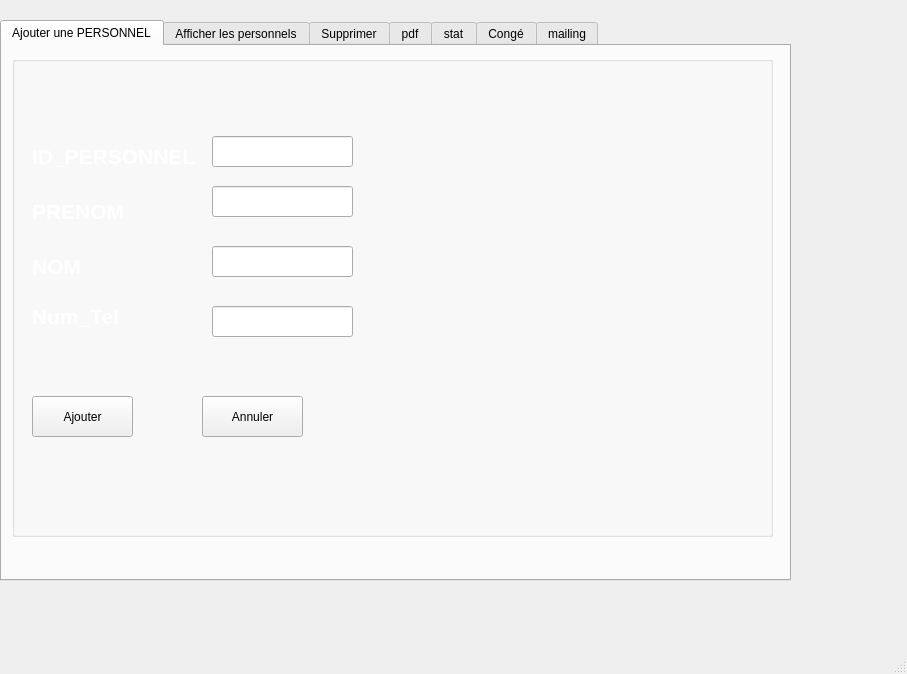
<?xml version="1.0" encoding="UTF-8"?>
<ui version="4.0">
 <class>MainWindow</class>
 <widget class="QMainWindow" name="MainWindow">
  <property name="geometry">
   <rect>
    <x>0</x>
    <y>0</y>
    <width>907</width>
    <height>674</height>
   </rect>
  </property>
  <property name="windowTitle">
   <string>MainWindow</string>
  </property>
  <widget class="QWidget" name="centralwidget">
   <widget class="QTabWidget" name="tabWidget">
    <property name="geometry">
     <rect>
      <x>0</x>
      <y>20</y>
      <width>791</width>
      <height>561</height>
     </rect>
    </property>
    <property name="styleSheet">
     <string notr="true">font: 75 12pt &quot;Roman&quot;;</string>
    </property>
    <property name="currentIndex">
     <number>0</number>
    </property>
    <widget class="QWidget" name="tab">
     <property name="mouseTracking">
      <bool>true</bool>
     </property>
     <attribute name="title">
      <string>Ajouter une PERSONNEL</string>
     </attribute>
     <widget class="QGroupBox" name="groupBox">
      <property name="geometry">
       <rect>
        <x>10</x>
        <y>10</y>
        <width>761</width>
        <height>481</height>
       </rect>
      </property>
      <property name="title">
       <string/>
      </property>
      <widget class="QLabel" name="background">
       <property name="geometry">
        <rect>
         <x>0</x>
         <y>0</y>
         <width>761</width>
         <height>481</height>
        </rect>
       </property>
       <property name="text">
        <string/>
       </property>
      </widget>
      <widget class="QPushButton" name="pushButton_Ajouter">
       <property name="geometry">
        <rect>
         <x>20</x>
         <y>340</y>
         <width>101</width>
         <height>41</height>
        </rect>
       </property>
       <property name="text">
        <string>Ajouter</string>
       </property>
       <property name="icon">
        <iconset resource="Bottons/botons.qrc">
         <normaloff>:/Ajouter.png</normaloff>:/Ajouter.png</iconset>
       </property>
      </widget>
      <widget class="QLabel" name="label_14">
       <property name="geometry">
        <rect>
         <x>20</x>
         <y>240</y>
         <width>121</width>
         <height>41</height>
        </rect>
       </property>
       <property name="text">
        <string>&lt;html&gt;&lt;head/&gt;&lt;body&gt;&lt;p&gt;&lt;span style=&quot; font-size:16pt; font-weight:600; color:#ffffff;&quot;&gt;Num_Tel&lt;/span&gt;&lt;/p&gt;&lt;/body&gt;&lt;/html&gt;</string>
       </property>
      </widget>
      <widget class="QLabel" name="label">
       <property name="geometry">
        <rect>
         <x>20</x>
         <y>80</y>
         <width>171</width>
         <height>41</height>
        </rect>
       </property>
       <property name="text">
        <string>&lt;html&gt;&lt;head/&gt;&lt;body&gt;&lt;p&gt;&lt;span style=&quot; font-size:16pt; font-weight:600; color:#ffffff;&quot;&gt;ID_PERSONNEL&lt;/span&gt;&lt;/p&gt;&lt;/body&gt;&lt;/html&gt;</string>
       </property>
      </widget>
      <widget class="QLineEdit" name="lineEdit_CAPACITE">
       <property name="geometry">
        <rect>
         <x>200</x>
         <y>190</y>
         <width>141</width>
         <height>31</height>
        </rect>
       </property>
      </widget>
      <widget class="QLineEdit" name="lineEdit_ID_AVION">
       <property name="enabled">
        <bool>true</bool>
       </property>
       <property name="geometry">
        <rect>
         <x>200</x>
         <y>80</y>
         <width>141</width>
         <height>31</height>
        </rect>
       </property>
      </widget>
      <widget class="QLineEdit" name="num_tel2">
       <property name="geometry">
        <rect>
         <x>200</x>
         <y>250</y>
         <width>141</width>
         <height>31</height>
        </rect>
       </property>
      </widget>
      <widget class="QLabel" name="label_10">
       <property name="geometry">
        <rect>
         <x>20</x>
         <y>130</y>
         <width>101</width>
         <height>51</height>
        </rect>
       </property>
       <property name="text">
        <string>&lt;html&gt;&lt;head/&gt;&lt;body&gt;&lt;p&gt;&lt;span style=&quot; font-size:16pt; font-weight:600; color:#ffffff;&quot;&gt;PRENOM&lt;/span&gt;&lt;/p&gt;&lt;/body&gt;&lt;/html&gt;</string>
       </property>
      </widget>
      <widget class="QLabel" name="label_12">
       <property name="geometry">
        <rect>
         <x>20</x>
         <y>190</y>
         <width>101</width>
         <height>41</height>
        </rect>
       </property>
       <property name="text">
        <string>&lt;html&gt;&lt;head/&gt;&lt;body&gt;&lt;p&gt;&lt;span style=&quot; font-size:16pt; font-weight:600; color:#ffffff;&quot;&gt;NOM&lt;/span&gt;&lt;/p&gt;&lt;/body&gt;&lt;/html&gt;</string>
       </property>
      </widget>
      <widget class="QPushButton" name="pushButton_Ajouter_2">
       <property name="geometry">
        <rect>
         <x>190</x>
         <y>340</y>
         <width>101</width>
         <height>41</height>
        </rect>
       </property>
       <property name="text">
        <string>Annuler</string>
       </property>
       <property name="icon">
        <iconset resource="Bottons/botons.qrc">
         <normaloff>:/Annuler.png</normaloff>:/Annuler.png</iconset>
       </property>
      </widget>
      <widget class="QLineEdit" name="lineEdit_TYPE">
       <property name="geometry">
        <rect>
         <x>200</x>
         <y>130</y>
         <width>141</width>
         <height>31</height>
        </rect>
       </property>
      </widget>
      <widget class="QLabel" name="logo1">
       <property name="geometry">
        <rect>
         <x>390</x>
         <y>80</y>
         <width>331</width>
         <height>211</height>
        </rect>
       </property>
       <property name="text">
        <string/>
       </property>
      </widget>
     </widget>
    </widget>
    <widget class="QWidget" name="tab_2">
     <attribute name="title">
      <string>Afficher les personnels</string>
     </attribute>
     <widget class="QLabel" name="background1">
      <property name="geometry">
       <rect>
        <x>0</x>
        <y>0</y>
        <width>791</width>
        <height>531</height>
       </rect>
      </property>
      <property name="text">
       <string/>
      </property>
     </widget>
     <widget class="QLabel" name="label_11">
      <property name="geometry">
       <rect>
        <x>420</x>
        <y>110</y>
        <width>111</width>
        <height>41</height>
       </rect>
      </property>
      <property name="text">
       <string>&lt;html&gt;&lt;head/&gt;&lt;body&gt;&lt;p&gt;&lt;span style=&quot; font-size:16pt; font-weight:600; color:#ffffff;&quot;&gt;prenom&lt;/span&gt;&lt;/p&gt;&lt;/body&gt;&lt;/html&gt;</string>
      </property>
     </widget>
     <widget class="QLineEdit" name="num_tel">
      <property name="geometry">
       <rect>
        <x>580</x>
        <y>220</y>
        <width>121</width>
        <height>31</height>
       </rect>
      </property>
     </widget>
     <widget class="QLineEdit" name="lineEdit_ID_AVION_2">
      <property name="geometry">
       <rect>
        <x>580</x>
        <y>70</y>
        <width>121</width>
        <height>31</height>
       </rect>
      </property>
     </widget>
     <widget class="QLineEdit" name="lineEdit_type">
      <property name="geometry">
       <rect>
        <x>580</x>
        <y>120</y>
        <width>121</width>
        <height>31</height>
       </rect>
      </property>
     </widget>
     <widget class="QPushButton" name="modifier">
      <property name="geometry">
       <rect>
        <x>450</x>
        <y>300</y>
        <width>121</width>
        <height>41</height>
       </rect>
      </property>
      <property name="text">
       <string>modifier</string>
      </property>
      <property name="icon">
       <iconset resource="Bottons/botons.qrc">
        <normaloff>:/Modifier.png</normaloff>:/Modifier.png</iconset>
      </property>
     </widget>
     <widget class="QTableView" name="tab_af">
      <property name="geometry">
       <rect>
        <x>20</x>
        <y>60</y>
        <width>311</width>
        <height>281</height>
       </rect>
      </property>
     </widget>
     <widget class="QComboBox" name="linecomboBox">
      <property name="geometry">
       <rect>
        <x>50</x>
        <y>400</y>
        <width>311</width>
        <height>30</height>
       </rect>
      </property>
      <property name="font">
       <font>
        <family>Roman</family>
        <pointsize>12</pointsize>
        <weight>9</weight>
        <italic>false</italic>
        <bold>false</bold>
       </font>
      </property>
      <item>
       <property name="text">
        <string>Trier Par :</string>
       </property>
      </item>
      <item>
       <property name="text">
        <string>ID_personnel (croissant)</string>
       </property>
      </item>
      <item>
       <property name="text">
        <string>ID_personnel (decroissant)</string>
       </property>
      </item>
      <item>
       <property name="text">
        <string>Nom (croissant)</string>
       </property>
      </item>
      <item>
       <property name="text">
        <string>Nom (decroissant)</string>
       </property>
      </item>
      <item>
       <property name="text">
        <string>Prenom (croissant)</string>
       </property>
      </item>
      <item>
       <property name="text">
        <string>Prenom (decroissant)</string>
       </property>
      </item>
      <item>
       <property name="text">
        <string>Num_Tel (croissant)</string>
       </property>
      </item>
      <item>
       <property name="text">
        <string>Num_Tel (decroissant)</string>
       </property>
      </item>
     </widget>
     <widget class="QPushButton" name="pushButton">
      <property name="geometry">
       <rect>
        <x>620</x>
        <y>390</y>
        <width>121</width>
        <height>31</height>
       </rect>
      </property>
      <property name="text">
       <string>Affiche</string>
      </property>
      <property name="icon">
       <iconset resource="Bottons/botons.qrc">
        <normaloff>:/Afficher.png</normaloff>:/Afficher.png</iconset>
      </property>
     </widget>
     <widget class="QLabel" name="label_6">
      <property name="geometry">
       <rect>
        <x>420</x>
        <y>70</y>
        <width>141</width>
        <height>31</height>
       </rect>
      </property>
      <property name="text">
       <string>&lt;html&gt;&lt;head/&gt;&lt;body&gt;&lt;p&gt;&lt;span style=&quot; font-size:16pt; font-weight:600; color:#ffffff;&quot;&gt;ID_personnel&lt;/span&gt;&lt;/p&gt;&lt;/body&gt;&lt;/html&gt;</string>
      </property>
     </widget>
     <widget class="QLabel" name="label_13">
      <property name="geometry">
       <rect>
        <x>420</x>
        <y>160</y>
        <width>121</width>
        <height>41</height>
       </rect>
      </property>
      <property name="text">
       <string>&lt;html&gt;&lt;head/&gt;&lt;body&gt;&lt;p&gt;&lt;span style=&quot; font-size:16pt; font-weight:600; color:#ffffff;&quot;&gt;nom&lt;/span&gt;&lt;/p&gt;&lt;/body&gt;&lt;/html&gt;</string>
      </property>
     </widget>
     <widget class="QLabel" name="label_7">
      <property name="geometry">
       <rect>
        <x>420</x>
        <y>210</y>
        <width>111</width>
        <height>51</height>
       </rect>
      </property>
      <property name="text">
       <string>&lt;html&gt;&lt;head/&gt;&lt;body&gt;&lt;p&gt;&lt;span style=&quot; font-size:16pt; font-weight:600; color:#ffffff;&quot;&gt;num tel&lt;/span&gt;&lt;/p&gt;&lt;/body&gt;&lt;/html&gt;</string>
      </property>
     </widget>
     <widget class="QLineEdit" name="lineEdit_capacite">
      <property name="geometry">
       <rect>
        <x>580</x>
        <y>170</y>
        <width>121</width>
        <height>31</height>
       </rect>
      </property>
     </widget>
     <widget class="QPushButton" name="pushButton_Ajouter_6">
      <property name="geometry">
       <rect>
        <x>610</x>
        <y>300</y>
        <width>121</width>
        <height>41</height>
       </rect>
      </property>
      <property name="text">
       <string>Annuler</string>
      </property>
      <property name="icon">
       <iconset resource="Bottons/botons.qrc">
        <normaloff>:/Annuler.png</normaloff>:/Annuler.png</iconset>
      </property>
     </widget>
    </widget>
    <widget class="QWidget" name="tab_3">
     <attribute name="title">
      <string>Supprimer</string>
     </attribute>
     <widget class="QLabel" name="background2">
      <property name="geometry">
       <rect>
        <x>0</x>
        <y>0</y>
        <width>791</width>
        <height>531</height>
       </rect>
      </property>
      <property name="text">
       <string/>
      </property>
     </widget>
     <widget class="QPushButton" name="pb_supprimer">
      <property name="geometry">
       <rect>
        <x>280</x>
        <y>280</y>
        <width>121</width>
        <height>41</height>
       </rect>
      </property>
      <property name="text">
       <string>Supprimer</string>
      </property>
      <property name="icon">
       <iconset resource="Bottons/botons.qrc">
        <normaloff>:/Supprimer.png</normaloff>:/Supprimer.png</iconset>
      </property>
     </widget>
     <widget class="QLabel" name="label_2">
      <property name="geometry">
       <rect>
        <x>180</x>
        <y>180</y>
        <width>171</width>
        <height>51</height>
       </rect>
      </property>
      <property name="text">
       <string>&lt;html&gt;&lt;head/&gt;&lt;body&gt;&lt;p&gt;&lt;span style=&quot; font-size:16pt; font-weight:600; color:#ffffff;&quot;&gt;ID personnel&lt;/span&gt;&lt;/p&gt;&lt;/body&gt;&lt;/html&gt;</string>
      </property>
     </widget>
     <widget class="QLineEdit" name="lineEdit_ID_AVION_3">
      <property name="geometry">
       <rect>
        <x>420</x>
        <y>190</y>
        <width>131</width>
        <height>31</height>
       </rect>
      </property>
     </widget>
     <widget class="QPushButton" name="pushButton_Ajouter_7">
      <property name="geometry">
       <rect>
        <x>460</x>
        <y>280</y>
        <width>111</width>
        <height>41</height>
       </rect>
      </property>
      <property name="text">
       <string>Annuler</string>
      </property>
      <property name="icon">
       <iconset resource="Bottons/botons.qrc">
        <normaloff>:/Annuler.png</normaloff>:/Annuler.png</iconset>
      </property>
     </widget>
    </widget>
    <widget class="QWidget" name="tab_6">
     <attribute name="title">
      <string>pdf</string>
     </attribute>
     <widget class="QLabel" name="background3">
      <property name="geometry">
       <rect>
        <x>0</x>
        <y>0</y>
        <width>791</width>
        <height>531</height>
       </rect>
      </property>
      <property name="text">
       <string/>
      </property>
     </widget>
     <widget class="QPushButton" name="pushButton_pdf">
      <property name="geometry">
       <rect>
        <x>650</x>
        <y>300</y>
        <width>111</width>
        <height>41</height>
       </rect>
      </property>
      <property name="text">
       <string>Imprimer</string>
      </property>
      <property name="icon">
       <iconset resource="Bottons/botons.qrc">
        <normaloff>:/Pdf.png</normaloff>:/Pdf.png</iconset>
      </property>
     </widget>
     <widget class="QLabel" name="label_8">
      <property name="geometry">
       <rect>
        <x>30</x>
        <y>69</y>
        <width>151</width>
        <height>31</height>
       </rect>
      </property>
      <property name="text">
       <string>&lt;html&gt;&lt;head/&gt;&lt;body&gt;&lt;p&gt;&lt;span style=&quot; font-size:16pt; font-weight:600; color:#ffffff;&quot;&gt;ID personnel&lt;/span&gt;&lt;/p&gt;&lt;/body&gt;&lt;/html&gt;</string>
      </property>
     </widget>
     <widget class="QTableView" name="tableView">
      <property name="geometry">
       <rect>
        <x>10</x>
        <y>150</y>
        <width>331</width>
        <height>371</height>
       </rect>
      </property>
     </widget>
     <widget class="QLineEdit" name="rechercher">
      <property name="geometry">
       <rect>
        <x>240</x>
        <y>69</y>
        <width>141</width>
        <height>31</height>
       </rect>
      </property>
     </widget>
     <widget class="QPushButton" name="pushButton_Ajouter_4">
      <property name="geometry">
       <rect>
        <x>650</x>
        <y>190</y>
        <width>111</width>
        <height>41</height>
       </rect>
      </property>
      <property name="text">
       <string>Annuler</string>
      </property>
      <property name="icon">
       <iconset resource="Bottons/botons.qrc">
        <normaloff>:/Annuler.png</normaloff>:/Annuler.png</iconset>
      </property>
     </widget>
     <widget class="QTextEdit" name="textEdit">
      <property name="geometry">
       <rect>
        <x>360</x>
        <y>150</y>
        <width>241</width>
        <height>371</height>
       </rect>
      </property>
     </widget>
    </widget>
    <widget class="QWidget" name="tab_5">
     <attribute name="title">
      <string>stat</string>
     </attribute>
     <widget class="QLabel" name="background4">
      <property name="geometry">
       <rect>
        <x>0</x>
        <y>0</y>
        <width>791</width>
        <height>531</height>
       </rect>
      </property>
      <property name="text">
       <string/>
      </property>
     </widget>
     <widget class="QLabel" name="STSAT">
      <property name="geometry">
       <rect>
        <x>0</x>
        <y>0</y>
        <width>591</width>
        <height>531</height>
       </rect>
      </property>
      <property name="text">
       <string/>
      </property>
     </widget>
     <widget class="QPushButton" name="pushButton_STSAT">
      <property name="geometry">
       <rect>
        <x>610</x>
        <y>70</y>
        <width>121</width>
        <height>31</height>
       </rect>
      </property>
      <property name="text">
       <string>Affiche</string>
      </property>
      <property name="icon">
       <iconset resource="Bottons/botons.qrc">
        <normaloff>:/Afficher.png</normaloff>:/Afficher.png</iconset>
      </property>
     </widget>
    </widget>
    <widget class="QWidget" name="tab_4">
     <attribute name="title">
      <string>Congé</string>
     </attribute>
     <widget class="QLabel" name="background5">
      <property name="geometry">
       <rect>
        <x>0</x>
        <y>0</y>
        <width>791</width>
        <height>531</height>
       </rect>
      </property>
      <property name="text">
       <string/>
      </property>
     </widget>
     <widget class="QLineEdit" name="date_debut">
      <property name="geometry">
       <rect>
        <x>280</x>
        <y>160</y>
        <width>161</width>
        <height>22</height>
       </rect>
      </property>
     </widget>
     <widget class="QLineEdit" name="date_retour">
      <property name="geometry">
       <rect>
        <x>250</x>
        <y>240</y>
        <width>181</width>
        <height>22</height>
       </rect>
      </property>
     </widget>
     <widget class="QPushButton" name="pushButton_7">
      <property name="geometry">
       <rect>
        <x>20</x>
        <y>370</y>
        <width>121</width>
        <height>28</height>
       </rect>
      </property>
      <property name="text">
       <string>ajouter</string>
      </property>
     </widget>
     <widget class="QPushButton" name="pb_supp1">
      <property name="geometry">
       <rect>
        <x>150</x>
        <y>370</y>
        <width>141</width>
        <height>31</height>
       </rect>
      </property>
      <property name="text">
       <string>supprimer</string>
      </property>
     </widget>
     <widget class="QPushButton" name="pushButton_9">
      <property name="geometry">
       <rect>
        <x>20</x>
        <y>430</y>
        <width>191</width>
        <height>31</height>
       </rect>
      </property>
      <property name="text">
       <string>afficher_congés</string>
      </property>
     </widget>
     <widget class="QPushButton" name="pushButton_5">
      <property name="geometry">
       <rect>
        <x>240</x>
        <y>430</y>
        <width>171</width>
        <height>28</height>
       </rect>
      </property>
      <property name="text">
       <string>confirmer</string>
      </property>
     </widget>
     <widget class="QLineEdit" name="ID_cong">
      <property name="geometry">
       <rect>
        <x>210</x>
        <y>100</y>
        <width>191</width>
        <height>22</height>
       </rect>
      </property>
     </widget>
     <widget class="QPushButton" name="pushButton_10">
      <property name="geometry">
       <rect>
        <x>300</x>
        <y>370</y>
        <width>131</width>
        <height>28</height>
       </rect>
      </property>
      <property name="text">
       <string>refuser</string>
      </property>
     </widget>
     <widget class="QTableView" name="aff_cong">
      <property name="geometry">
       <rect>
        <x>450</x>
        <y>60</y>
        <width>321</width>
        <height>271</height>
       </rect>
      </property>
     </widget>
    </widget>
    <widget class="QWidget" name="tab_8">
     <attribute name="title">
      <string>mailing</string>
     </attribute>
     <widget class="QLabel" name="background6">
      <property name="geometry">
       <rect>
        <x>0</x>
        <y>0</y>
        <width>791</width>
        <height>531</height>
       </rect>
      </property>
      <property name="text">
       <string/>
      </property>
     </widget>
     <widget class="QPushButton" name="pushButton_mail">
      <property name="geometry">
       <rect>
        <x>592</x>
        <y>477</y>
        <width>121</width>
        <height>41</height>
       </rect>
      </property>
      <property name="text">
       <string>send mail</string>
      </property>
     </widget>
     <widget class="QLineEdit" name="sub">
      <property name="geometry">
       <rect>
        <x>170</x>
        <y>120</y>
        <width>191</width>
        <height>22</height>
       </rect>
      </property>
     </widget>
     <widget class="QTextEdit" name="textEdit_mail">
      <property name="geometry">
       <rect>
        <x>140</x>
        <y>180</y>
        <width>631</width>
        <height>281</height>
       </rect>
      </property>
     </widget>
     <widget class="QLabel" name="label_5">
      <property name="geometry">
       <rect>
        <x>10</x>
        <y>250</y>
        <width>151</width>
        <height>51</height>
       </rect>
      </property>
      <property name="text">
       <string>&lt;html&gt;&lt;head/&gt;&lt;body&gt;&lt;p&gt;&lt;span style=&quot; font-size:16pt; font-weight:600; color:#ffffff;&quot;&gt;messege&lt;/span&gt;&lt;/p&gt;&lt;/body&gt;&lt;/html&gt;</string>
      </property>
     </widget>
     <widget class="QLabel" name="label_4">
      <property name="geometry">
       <rect>
        <x>30</x>
        <y>100</y>
        <width>171</width>
        <height>51</height>
       </rect>
      </property>
      <property name="text">
       <string>&lt;html&gt;&lt;head/&gt;&lt;body&gt;&lt;p&gt;&lt;span style=&quot; font-size:16pt; font-weight:600; color:#ffffff;&quot;&gt;subject&lt;/span&gt;&lt;/p&gt;&lt;/body&gt;&lt;/html&gt;</string>
      </property>
     </widget>
     <widget class="QLineEdit" name="rec">
      <property name="geometry">
       <rect>
        <x>170</x>
        <y>40</y>
        <width>191</width>
        <height>22</height>
       </rect>
      </property>
     </widget>
     <widget class="QLabel" name="label_3">
      <property name="geometry">
       <rect>
        <x>30</x>
        <y>30</y>
        <width>171</width>
        <height>51</height>
       </rect>
      </property>
      <property name="text">
       <string>&lt;html&gt;&lt;head/&gt;&lt;body&gt;&lt;p&gt;&lt;span style=&quot; font-size:16pt; font-weight:600; color:#ffffff;&quot;&gt;reciver&lt;/span&gt;&lt;/p&gt;&lt;/body&gt;&lt;/html&gt;</string>
      </property>
     </widget>
    </widget>
   </widget>
  </widget>
  <widget class="QMenuBar" name="menubar">
   <property name="geometry">
    <rect>
     <x>0</x>
     <y>0</y>
     <width>907</width>
     <height>26</height>
    </rect>
   </property>
  </widget>
  <widget class="QStatusBar" name="statusbar"/>
 </widget>
 <resources>
  <include location="Bottons/botons.qrc"/>
  <include location="Bottons/botons.qrc"/>
  <include location="Bottons/botons.qrc"/>
 </resources>
 <connections>
  <connection>
   <sender>pushButton_Ajouter_7</sender>
   <signal>clicked()</signal>
   <receiver>lineEdit_ID_AVION_3</receiver>
   <slot>clear()</slot>
   <hints>
    <hint type="sourcelabel">
     <x>533</x>
     <y>368</y>
    </hint>
    <hint type="destinationlabel">
     <x>518</x>
     <y>272</y>
    </hint>
   </hints>
  </connection>
  <connection>
   <sender>pushButton_Ajouter_2</sender>
   <signal>clicked()</signal>
   <receiver>lineEdit_ID_AVION</receiver>
   <slot>clear()</slot>
   <hints>
    <hint type="sourcelabel">
     <x>226</x>
     <y>427</y>
    </hint>
    <hint type="destinationlabel">
     <x>261</x>
     <y>179</y>
    </hint>
   </hints>
  </connection>
  <connection>
   <sender>pushButton_Ajouter_4</sender>
   <signal>clicked()</signal>
   <receiver>rechercher</receiver>
   <slot>clear()</slot>
   <hints>
    <hint type="sourcelabel">
     <x>756</x>
     <y>277</y>
    </hint>
    <hint type="destinationlabel">
     <x>332</x>
     <y>148</y>
    </hint>
   </hints>
  </connection>
  <connection>
   <sender>pushButton_Ajouter_2</sender>
   <signal>clicked()</signal>
   <receiver>lineEdit_CAPACITE</receiver>
   <slot>clear()</slot>
   <hints>
    <hint type="sourcelabel">
     <x>262</x>
     <y>440</y>
    </hint>
    <hint type="destinationlabel">
     <x>273</x>
     <y>286</y>
    </hint>
   </hints>
  </connection>
  <connection>
   <sender>pushButton_Ajouter_2</sender>
   <signal>clicked()</signal>
   <receiver>lineEdit_TYPE</receiver>
   <slot>clear()</slot>
   <hints>
    <hint type="sourcelabel">
     <x>235</x>
     <y>442</y>
    </hint>
    <hint type="destinationlabel">
     <x>248</x>
     <y>225</y>
    </hint>
   </hints>
  </connection>
  <connection>
   <sender>pushButton_Ajouter_6</sender>
   <signal>clicked()</signal>
   <receiver>lineEdit_type</receiver>
   <slot>clear()</slot>
   <hints>
    <hint type="sourcelabel">
     <x>701</x>
     <y>388</y>
    </hint>
    <hint type="destinationlabel">
     <x>667</x>
     <y>200</y>
    </hint>
   </hints>
  </connection>
  <connection>
   <sender>pushButton_Ajouter_2</sender>
   <signal>clicked()</signal>
   <receiver>num_tel2</receiver>
   <slot>clear()</slot>
   <hints>
    <hint type="sourcelabel">
     <x>302</x>
     <y>443</y>
    </hint>
    <hint type="destinationlabel">
     <x>300</x>
     <y>350</y>
    </hint>
   </hints>
  </connection>
  <connection>
   <sender>pushButton_Ajouter_6</sender>
   <signal>clicked()</signal>
   <receiver>num_tel</receiver>
   <slot>clear()</slot>
   <hints>
    <hint type="sourcelabel">
     <x>726</x>
     <y>376</y>
    </hint>
    <hint type="destinationlabel">
     <x>680</x>
     <y>305</y>
    </hint>
   </hints>
  </connection>
  <connection>
   <sender>pushButton_Ajouter_6</sender>
   <signal>clicked()</signal>
   <receiver>lineEdit_capacite</receiver>
   <slot>clear()</slot>
   <hints>
    <hint type="sourcelabel">
     <x>672</x>
     <y>387</y>
    </hint>
    <hint type="destinationlabel">
     <x>675</x>
     <y>248</y>
    </hint>
   </hints>
  </connection>
  <connection>
   <sender>pushButton</sender>
   <signal>clicked()</signal>
   <receiver>lineEdit_ID_AVION_2</receiver>
   <slot>clear()</slot>
   <hints>
    <hint type="sourcelabel">
     <x>711</x>
     <y>475</y>
    </hint>
    <hint type="destinationlabel">
     <x>654</x>
     <y>151</y>
    </hint>
   </hints>
  </connection>
 </connections>
</ui>
